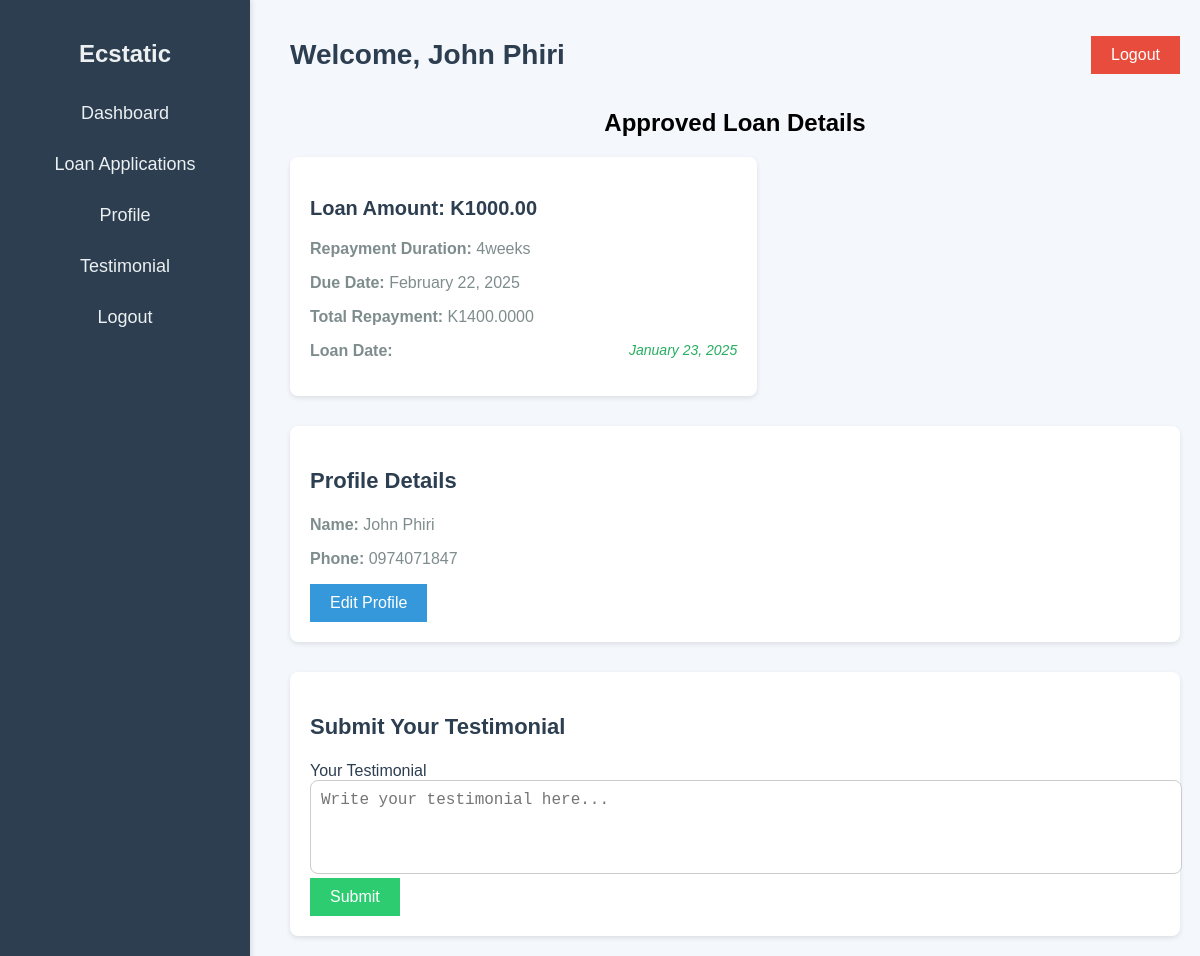
The page /user/dashboard/ (signed in) on the database its author committed.
### home/models.py (models this page shows, shortened)
class LoanApplication(models.Model):
    REPAYMENT_OPTIONS = [
        ('1week', '1 week - 15% interest'),
        ('2weeks', '2 weeks - 20% interest'),
        ('3weeks', '3 weeks - 30% interest'),
        ('4weeks', '4 weeks - 40% interest'),
    ]
    user = models.ForeignKey(User, on_delete=models.CASCADE)
    amount = models.DecimalField(max_digits=10, decimal_places=2)
    loan_reason = models.TextField()
    Collateral = models.CharField(max_length=255, blank=True, null=True)
    location = models.CharField(max_length=255, blank=True, null=True)
    repayment_duration = models.CharField(
        max_length=7,
        choices=REPAYMENT_OPTIONS,
        default='1week'
    )
    approved = models.BooleanField(default=False)
    created_at = models.DateTimeField(auto_now_add=True)

### home/views.py (the view, shortened to what this page needs)
# urls.py: path('user/dashboard/', views.user_dashboard, name="user_dashboard"),
@login_required(login_url='login')
def user_dashboard(request):
    user = request.user
    if user.is_superuser:
        return redirect('admin_dashboard')
    loans = LoanApplication.objects.filter(user=user, approved=True)
    loan_details = []
    for loan in loans:
        repayment_rates = {
            "1week": Decimal("1.15"),  # 15% interest
            "2week": Decimal("1.20"),  # 20% interest
            "3week": Decimal("1.30"),  # 30% interest
            "4week": Decimal("1.40"),  # 40% interest
        }
        repayment_rate = repayment_rates.get(loan.repayment_duration, Decimal("1.40"))
        total_repayment = loan.amount * repayment_rate
        due_date = loan.created_at + timedelta(days=30)
        loan_details.append({
            'amount': loan.amount,
            'created_at': loan.created_at,
            'due_date': due_date,
            'repayment_duration': loan.repayment_duration,
            'total_repayment': total_repayment,
        })
    profile_data = {
        'name': f"{user.first_name} {user.last_name}",
        'phone': user.username,
    }
    context = {
        'loan_details': loan_details,
        'profile_data': profile_data,
    }
    return render(request, 'user_dashboard.html', context)

### home/templates/user_dashboard.html (shortened to what this page needs)
{% load static %}
<!DOCTYPE html>
<html lang="en">
<head>
  <link rel="stylesheet" href="{% static 'user_dashboard.css' %}">
</head>
<body>
  <div class="dashboard-container">
    <nav class="sidebar">
      <div class="sidebar-header">
        <h2>Ecstatic</h2>
      </div>
      <ul class="sidebar-menu">
        <li><a href="#">Dashboard</a></li>
        <li><a href="{% url 'apply_loan' %}">Loan Applications</a></li>
        <li><a href="#profile">Profile</a></li>
        <li><a href="#testimonial">Testimonial</a></li>
        <li><a href="{% url 'logout' %}">Logout</a></li>
      </ul>
    </nav>
    <div class="main-content">
      <header class="dashboard-header">
        <h1>Welcome, <span id="user-name">{{ profile_data.name }}</span></h1>
        <a href="{% url 'logout' %}" class="logout-btn">Logout</a>
      </header>
      <h2>Approved Loan Details</h2>
      <div class="dashboard-cards">
        {% for loan in loan_details %}
          <div class="card">
            <h3>Loan Amount: K{{ loan.amount }}</h3>
            <p><strong>Repayment Duration:</strong> {{ loan.repayment_duration }}</p>
            <p><strong>Due Date:</strong> {{ loan.due_date|date:"F d, Y" }}</p>
            <p><strong>Total Repayment:</strong> K{{ loan.total_repayment }}</p>
            <p><strong>Loan Date:</strong> <span class="due-date">{{ loan.created_at|date:"F d, Y" }}</span></p>
          </div>
        {% endfor %}
    </div>
      <div class="profile-section" id="profile">
        <h3>Profile Details</h3>
        <p><strong>Name:</strong> {{ profile_data.name }}</p>
        <p><strong>Phone:</strong> {{ profile_data.phone }}</p>
        <button class="edit-profile-btn">Edit Profile</button>
      </div>
      <div class="testimonial-section" id="testimonial">
        <h3>Submit Your Testimonial</h3>
        <form action="{% url 'user_dashboard' %}" method="POST">
          <label for="testimonial">Your Testimonial</label>
          <textarea id="testimonial" name="testimonial" rows="4" required placeholder="Write your testimonial here..."></textarea>
          <button type="submit">Submit</button>
        </form>
      </div>
    </div>
  </div>
</body>
</html>

### static/user_dashboard.css (style rules this page uses)
body { font-family: 'Arial', sans-serif; background-color: #f4f7fc; margin: 0; padding: 0; }
html { scroll-behavior: smooth; }
.sidebar { width: 250px; background-color: #2c3e50; color: white; position: fixed; height: 100%; padding-top: 20px; box-shadow: 2px 0 5px rgba(0, 0, 0, 0.1); }
.sidebar-header { text-align: center; }
.sidebar-header h2 { font-size: 24px; font-weight: bold; color: #ecf0f1; }
.sidebar-menu { list-style-type: none; padding: 0; }
.sidebar-menu li { padding: 15px; text-align: center; }
.sidebar-menu li a { color: #ecf0f1; text-decoration: none; display: block; font-size: 18px; }
h2 { text-align: center; }
.main-content { margin-left: 270px; padding: 20px; }
.dashboard-header { display: flex; justify-content: space-between; align-items: center; }
.dashboard-header h1 { font-size: 28px; color: #2c3e50; }
.logout-btn { padding: 10px 20px; background-color: #e74c3c; border: none; color: white; font-size: 16px; text-decoration: none; cursor: pointer; }
.dashboard-cards { display: flex; flex-wrap: wrap; gap: 20px; margin-top: 20px; }
.card { background-color: white; border-radius: 8px; padding: 20px; box-shadow: 0 2px 5px rgba(0, 0, 0, 0.1); width: 48%; }
.card h3 { font-size: 20px; color: #2c3e50; }
.card p { font-size: 16px; color: #7f8c8d; }
.card .due-date { font-size: 14px; color: #27ae60; float: right; font-style: italic; }
.profile-section { background-color: white; border-radius: 8px; padding: 20px; box-shadow: 0 2px 5px rgba(0, 0, 0, 0.1); margin-top: 30px; }
.profile-section h3 { font-size: 22px; color: #2c3e50; }
.profile-section p { font-size: 16px; color: #7f8c8d; }
.edit-profile-btn { background-color: #3498db; color: white; padding: 10px 20px; border: none; font-size: 16px; cursor: pointer; }
.testimonial-section { background-color: white; border-radius: 8px; padding: 20px; box-shadow: 0 2px 5px rgba(0, 0, 0, 0.1); margin-top: 30px; }
.testimonial-section h3 { font-size: 22px; color: #2c3e50; }
.testimonial-section form { margin-top: 20px; }
.testimonial-section label { font-size: 16px; color: #2c3e50; }
.testimonial-section textarea { width: 100%; padding: 10px; border: 1px solid #ccc; border-radius: 8px; font-size: 16px; resize: none; }
.testimonial-section button { padding: 10px 20px; background-color: #2ecc71; color: white; border: none; font-size: 16px; cursor: pointer; }

### rows shown on the page
LoanApplication: amount "1000.00", repayment_duration "4weeks", created_at "January 23, 2025"

### other values the page prints
{{ profile_data.name }} "John Phiri"
{{ loan.due_date|date:"F d, Y" }} "February 22, 2025"
{{ loan.total_repayment }} "1400.0000"
{{ profile_data.phone }} "0974071847"
